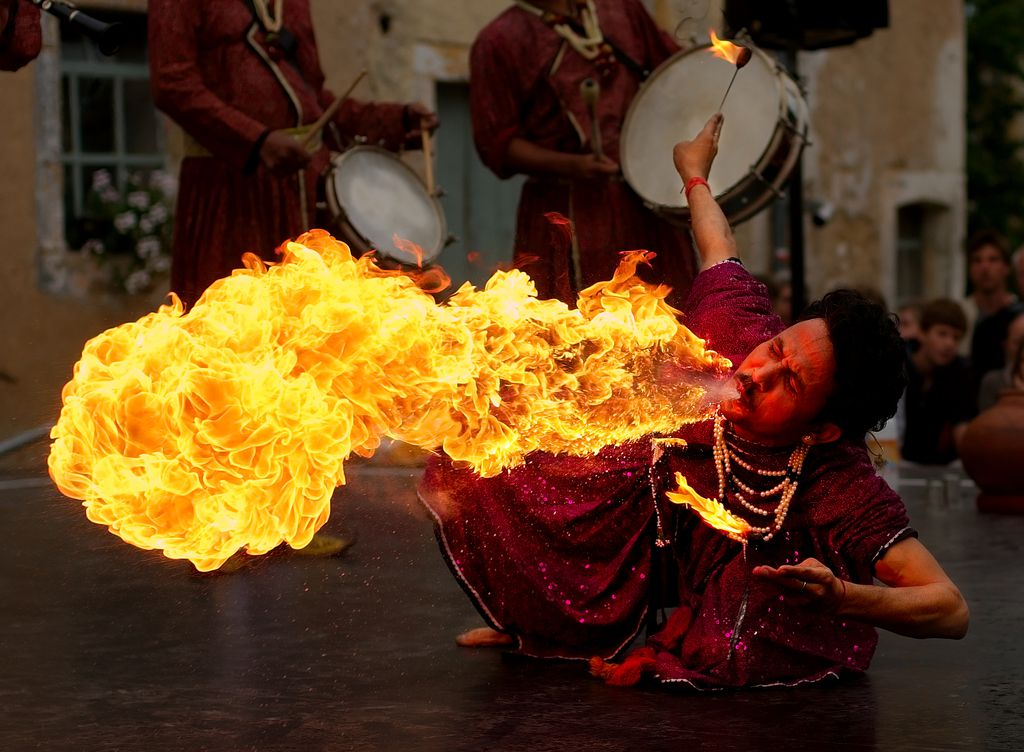
#> input picture images/jpg/fair_attraction.jpg, 1024 x 752 px
$ jupyter execute negative_images.ipynb
#> lines starting #> are read from the running program, lines starting #| are printed output that depends on the picture
# Import Modules

[cell 1]
import cv2
import imageio
import skimage.util

import numpy as np
import matplotlib.pyplot as plt

from PIL import Image, ImageOps

***
# Initialize and load original image

## - JPG Format

[cell 2]
raw_image = imageio.imread('../images/jpg/fair_attraction.jpg')
#> raw_image is the input picture: shape (752, 1024, 3); mean R, G, B 91.8, 60.2, 29.4
# raw_image = imageio.imread('../images/jpg/mountain.jpg')

## - PNG Format

[cell 3]
# raw_image = imageio.imread('../images/png/dice.png')
# raw_image = imageio.imread('../images/png/penguin.png')

## - Gray Format

[cell 4]
# raw_image = imageio.imread('../images/gray/stinkbug.png')
# raw_image = imageio.imread('../images/gray/mri.png')

***
# Display original image and description

[cell 5]
plt.imshow(raw_image)
plt.title('Original Image')
plt.show()

print(f'Height        : {raw_image.shape[0]} pixels')
#| Height        : 752 pixels
print(f'Width         : {raw_image.shape[1]} pixels')
#| Width         : 1024 pixels

if len(raw_image.shape) >= 3:
    if raw_image.shape[2] == 4:
        print(f'Color channel : {raw_image.shape[2]} (RGBA)')
    elif raw_image.shape[2] == 3:
        print(f'Color channel : {raw_image.shape[2]} (RGB)')
#| Color channel : 3 (RGB)

***
# Display original image histogram

[cell 6]
color = ('r', 'g', 'b')

for i, col in enumerate(color):
    histr = cv2.calcHist([raw_image], [i], None, [256], [0, 256])

    plt.plot(histr, color = col)
    plt.xlim([0, 256])

plt.title('Original Image Histogram')
plt.xlabel('Intensity Value')
plt.ylabel('Number of Intensity Value')
plt.show()
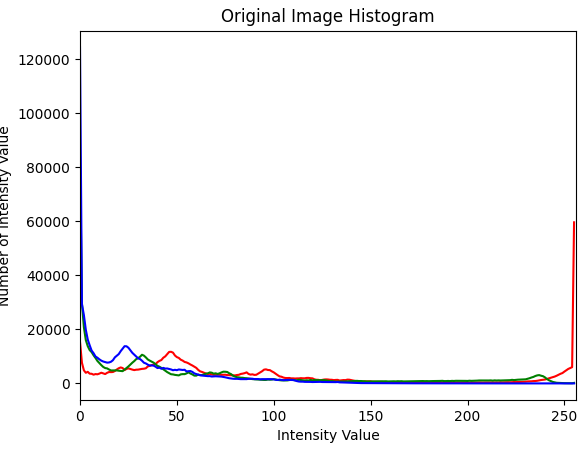
#> figure drawn by matplotlib, 1 panel; curve peaks at x = 255, y = 59638; curve peaks at x = 0, y = 83710; curve peaks at x = 0, y = 124385

***
# Show list value each pixel

[cell 7]
raw_image

***
# Negative Image

- Nilai intensitas tertinggi akan dikurangi dengan nilai dari setiap piksel pada gambar, sehingga terjadi negasi pada nilai pixel awal
- Formula, sebagai berikut <b>x = m - f(x, y)</b>
- <b>m</b> adalah nilai intensitas piksel tertinggi
- <b>f(x, y)</b> adalah fungsi untuk mengambil nilai array dari setiap piksel pada gambar
- Memperjelas detail putih atau abu-abu yang disematkan di wilayah gelap pada gambar

### - Get height and width of the image

[cell 8]
height, width, _ = raw_image.shape
#> height = 752; width = 1024

print(f'Height : {height} pixels')
#| Height : 752 pixels
print(f'Width  : {width} pixels')
#| Width  : 1024 pixels

### - Change value each pixel with algorithm

- <b>Method-1</b>

[cell 9]
img_negative = raw_image

# for i in range(0, height - 1):
#     for j in range(0, width - 1):
#         # Get the pixel value
#         pixel = img_negative[i, j]

#         # Negate each channel by
#         # subtracting it from 255

#         # 1st index contains red pixel
#         pixel[0] = 255 - pixel[0]

#         # 2nd index contains green pixel
#         pixel[1] = 255 - pixel[1]

#         # 3rd index contains blue pixel
#         pixel[2] = 255 - pixel[2]

#         # Store new values in the pixel
#         img_negative[i, j] = pixel

- <b>Method 2 (Optimization)<b>

[cell 10]
img_negative = 255 - raw_image
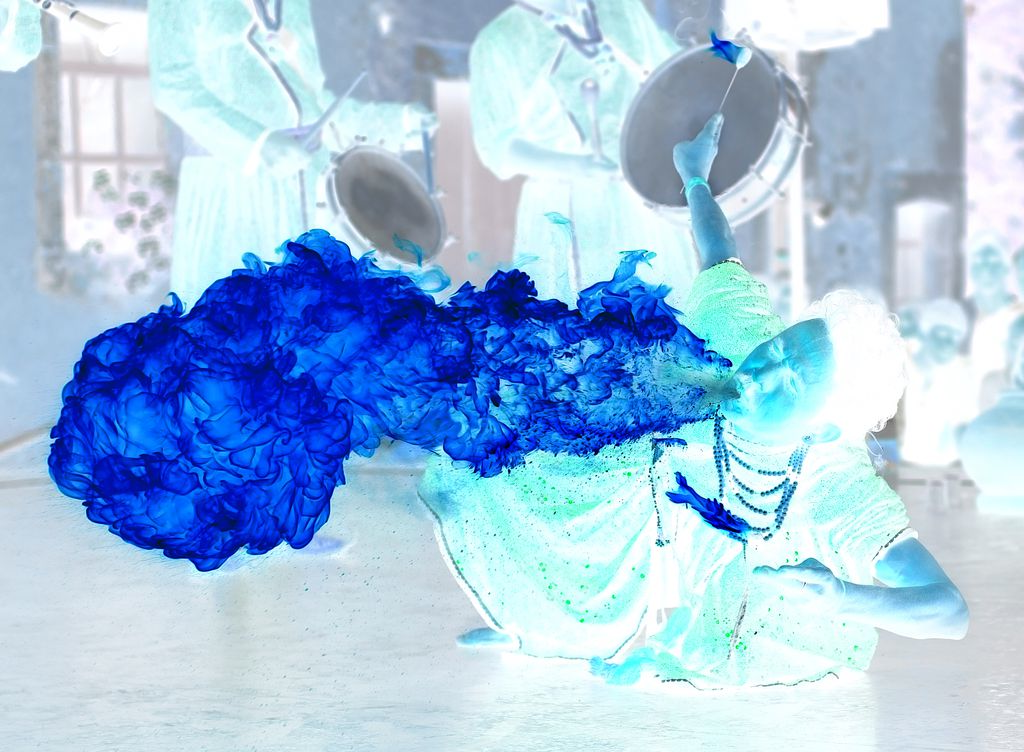
#> img_negative: shape (752, 1024, 3); mean R, G, B 163.2, 194.8, 225.6

### - Show list value each pixel

[cell 11]
img_negative

### - Display the negative transformed image

[cell 12]
plt.imshow(img_negative)
plt.title('Negative Image from Scratch')
plt.show()

### - Histogram

[cell 13]
color = ('r', 'g', 'b')

for i, col in enumerate(color):
    histr = cv2.calcHist([img_negative], [i], None, [256], [0, 256])
    plt.plot(histr, color = col)
    plt.xlim([0, 256])

plt.title('Negative Image from Scratch Histogram')
plt.xlabel('Intensity Value')
plt.ylabel('Number of Intensity Value')
plt.show()
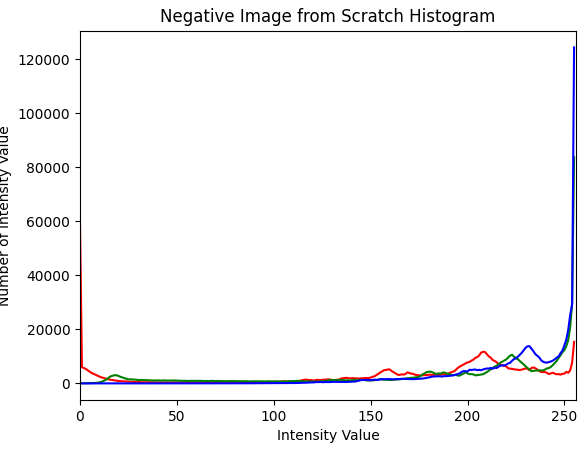
#> figure drawn by matplotlib, 1 panel; curve peaks at x = 0, y = 59638; curve peaks at x = 255, y = 83710; curve peaks at x = 255, y = 124385

***
# With image processing module

### - Initialize and load original image

[cell 14]
raw_image = imageio.imread('../images/jpg/fair_attraction.jpg')

### - Display original image

[cell 15]
plt.imshow(raw_image)
plt.title('Original Image')
plt.show()

### - Negative image with scikit-image module

[cell 16]
plt.imshow(skimage.util.invert(raw_image))
plt.title('Negative Image with Sckit-Image Module')
plt.show()

[cell 17]
color = ('r', 'g', 'b')

for i, col in enumerate(color):
    histr = cv2.calcHist([skimage.util.invert(raw_image)], [i], None, [256], [0, 256])
    plt.plot(histr, color = col)
    plt.xlim([0, 256])

plt.title('Negative Image with Scikit-Image Module Histogram')
plt.xlabel('Intensity Value')
plt.ylabel('Number of Intensity Value')
plt.show()
#> figure, not shown here; curve peaks at x = 0, y = 59638; curve peaks at x = 255, y = 83710; curve peaks at x = 255, y = 124385

### - Negative image with Open-CV

[cell 18]
plt.imshow(cv2.bitwise_not(raw_image))
plt.title('Negative Image with Open-CV Module')
plt.show()

[cell 19]
color = ('r', 'g', 'b')

for i, col in enumerate(color):
    histr = cv2.calcHist([cv2.bitwise_not(raw_image)], [i], None, [256], [0, 256])
    plt.plot(histr, color = col)
    plt.xlim([0, 256])

plt.title('Negative Image with Open-CV Module Histogram')
plt.xlabel('Intensity Value')
plt.ylabel('Number of Intensity Value')
plt.show()
#> figure, not shown here; curve peaks at x = 0, y = 59638; curve peaks at x = 255, y = 83710; curve peaks at x = 255, y = 124385

### - Negative image with Pillow module

[cell 20]
raw_image  = Image.open('../images/jpg/fair_attraction.jpg')
img_invert = np.asarray(ImageOps.invert(raw_image))

plt.imshow(img_invert)
plt.title('Negative Image with Pillow Module')
plt.show()

[cell 21]
color = ('r', 'g', 'b')

for i, col in enumerate(color):
    histr = cv2.calcHist([img_invert], [i], None, [256], [0, 256])
    plt.plot(histr, color = col)
    plt.xlim([0, 256])

plt.title('Negative Image with Open-CV Module Histogram')
plt.xlabel('Intensity Value')
plt.ylabel('Number of Intensity Value')
plt.show()

$ run again, with images/png/dice.png saved as images/jpg/fair_attraction.jpg
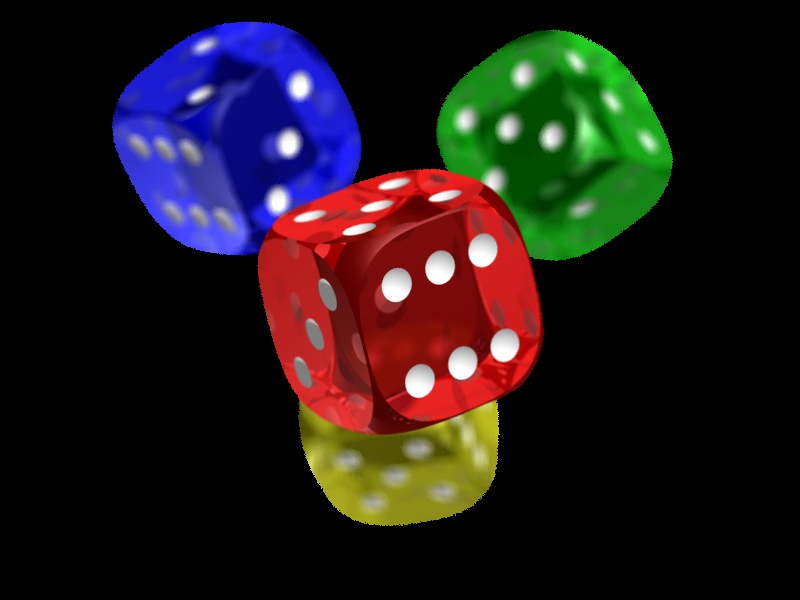
#> input picture images/png/dice.png, 800 x 600 px
#> raw_image is the input picture: shape (600, 800, 3); mean R, G, B 32.9, 25, 25.9
#| Height        : 600 pixels
#| Width         : 800 pixels
#| Color channel : 3 (RGB)
#| Height : 600 pixels
#| Width  : 800 pixels
#> `img_negative = 255 - raw_image`:
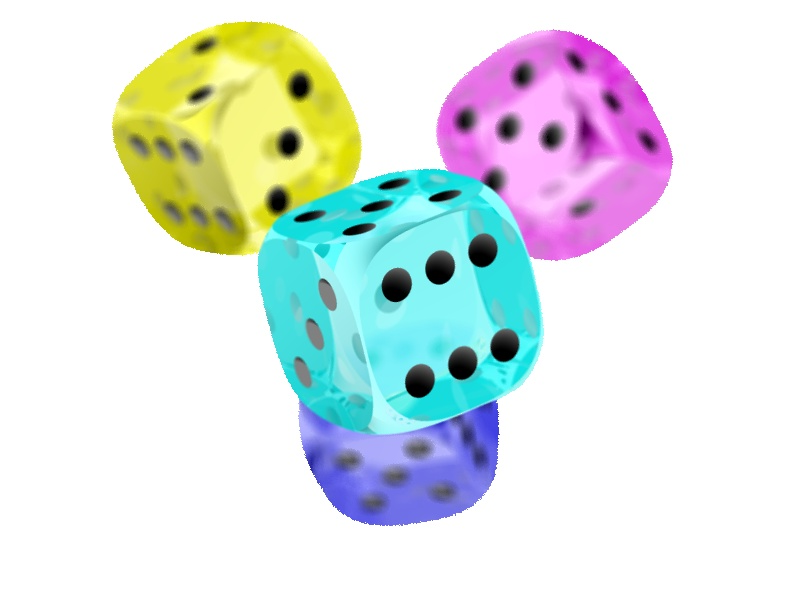
#> img_negative: shape (600, 800, 3); mean R, G, B 222.1, 230, 229.1
#> `plt.show()`:
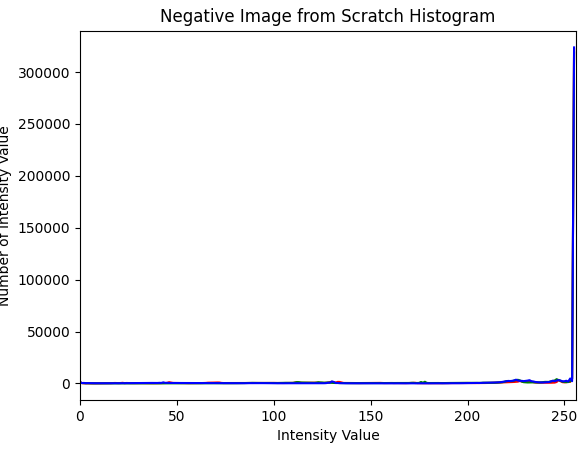
#> figure drawn by matplotlib, 1 panel; curve peaks at x = 255, y = 321856; curve peaks at x = 255, y = 318771; curve peaks at x = 255, y = 323737
